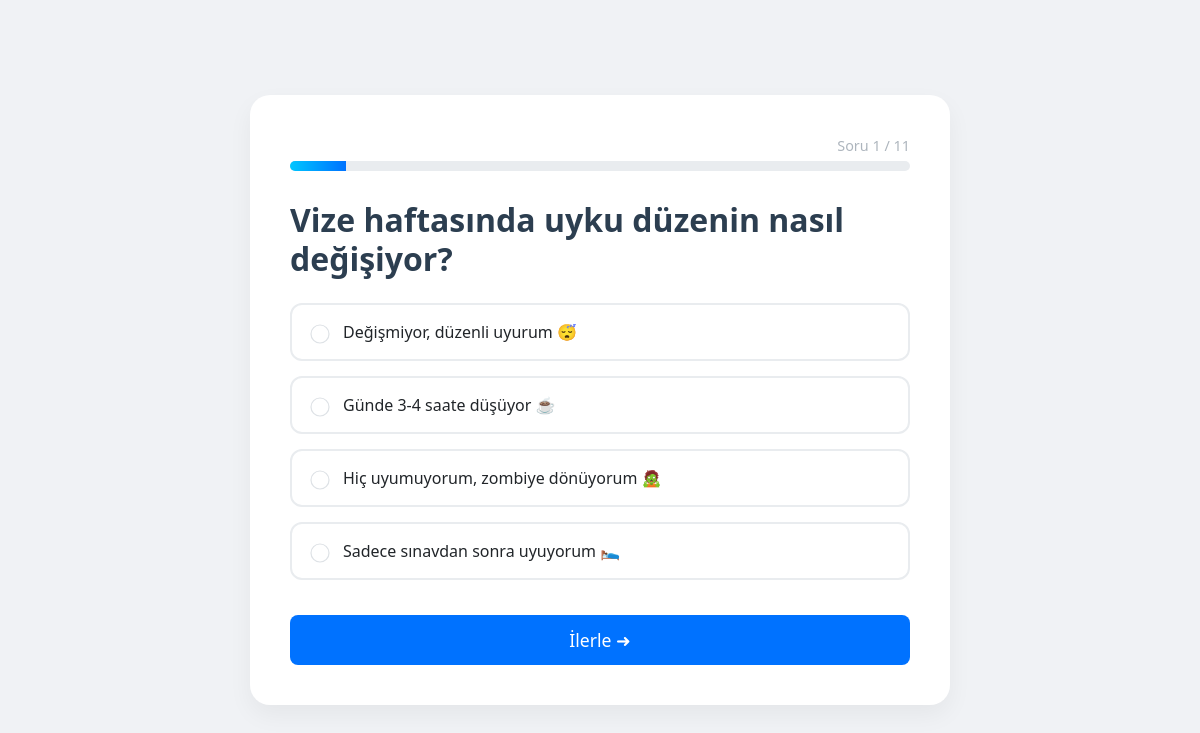
The app's page /polls/8/ with its own data.
### polls/models.py (models this page shows, shortened)
class Question(models.Model):
    question_text = models.CharField(max_length=200)
    pub_date = models.DateTimeField("date published")

class Choice(models.Model):
    question = models.ForeignKey(Question, on_delete=models.CASCADE)
    choice_text = models.CharField(max_length=200)
    votes = models.IntegerField(default=0)

### polls/views.py (the view)
# urls.py: path("<int:pk>/", views.DetailView.as_view(), name="detail"),
class DetailView(generic.DetailView):
    model = Question
    template_name = "polls/detail.html"
    def get_context_data(self, **kwargs):
        context = super().get_context_data(**kwargs)
        all_questions = list(Question.objects.order_by('id').values_list('id', flat=True))
        current_id = self.object.id
        try:
            current_index = all_questions.index(current_id) + 1
        except ValueError:
            current_index = 0
        total_questions = len(all_questions)
        if total_questions > 0:
            progress_percentage = (current_index / total_questions) * 100
        else:
            progress_percentage = 0
        context['current_step'] = current_index
        context['total_steps'] = total_questions
        context['progress_percentage'] = int(progress_percentage)
        return context

### polls/templates/polls/detail.html (shortened to what this page needs)
<!DOCTYPE html>
<html lang="tr">
<head>
    <link href="https://cdn.jsdelivr.net/npm/bootstrap@5.3.0/dist/css/bootstrap.min.css" rel="stylesheet">
</head>
<body>
    <div class="survey-container">
        <div class="step-indicator">Soru {{ current_step }} / {{ total_steps }}</div>
        <div class="progress">
            <div class="progress-bar" role="progressbar" style="width: {{ progress_percentage }}%;" aria-valuenow="{{ progress_percentage }}" aria-valuemin="0" aria-valuemax="100"></div>
        </div>
        <form action="{% url 'polls:vote' question.id %}" method="post">
            <h2>{{ question.question_text }}</h2>
            <div class="options-list">
                {% for choice in question.choice_set.all %}
                <label class="option-card" for="choice{{ forloop.counter }}">
                    <input type="radio" name="choice" id="choice{{ forloop.counter }}" value="{{ choice.id }}" class="form-check-input">
                    <span class="option-text">{{ choice.choice_text }}</span>
                </label>
                {% endfor %}
            </div>
            <button type="submit" class="btn btn-vote">İlerle ➜</button>
        </form>
    </div>
</body>
</html>

### polls/templates/polls/detail.html (style rules this page uses)
body { background: #f0f2f5; min-height: 100vh; display: flex; align-items: center; justify-content: center; font-family: 'Segoe UI', sans-serif; padding: 20px; }
.survey-container { background: white; padding: 40px; border-radius: 20px; box-shadow: 0 10px 25px rgba(0,0,0,0.05); max-width: 700px; width: 100%; }
.progress { height: 10px; border-radius: 5px; margin-bottom: 30px; background-color: #e9ecef; }
.progress-bar { background: linear-gradient(90deg, #00c6ff 0%, #0072ff 100%); }
h2 { color: #2c3e50; font-weight: 600; margin-bottom: 25px; }
.option-card { border: 2px solid #e9ecef; border-radius: 12px; padding: 15px 20px; margin-bottom: 15px; cursor: pointer; transition: all 0.2s ease; display: flex; align-items: center; }
.form-check-input { margin-right: 15px; transform: scale(1.2); }
.btn-vote { background: #0072ff; color: white; padding: 12px 30px; border-radius: 8px; border: none; font-size: 1.1em; margin-top: 20px; width: 100%; transition: background 0.2s; }
.step-indicator { text-align: right; color: #adb5bd; font-size: 0.9em; margin-bottom: 5px; }

### records on screen
Question: question_text "Vize haftasında uyku düzenin nasıl değişiyor?"
Choice: choice_text "Değişmiyor, düzenli uyurum 😴"
Choice: choice_text "Günde 3-4 saate düşüyor ☕"
Choice: choice_text "Hiç uyumuyorum, zombiye dönüyorum 🧟"
Choice: choice_text "Sadece sınavdan sonra uyuyorum 🛌"

### other values on screen
{{ current_step }} "1"
{{ total_steps }} "11"
